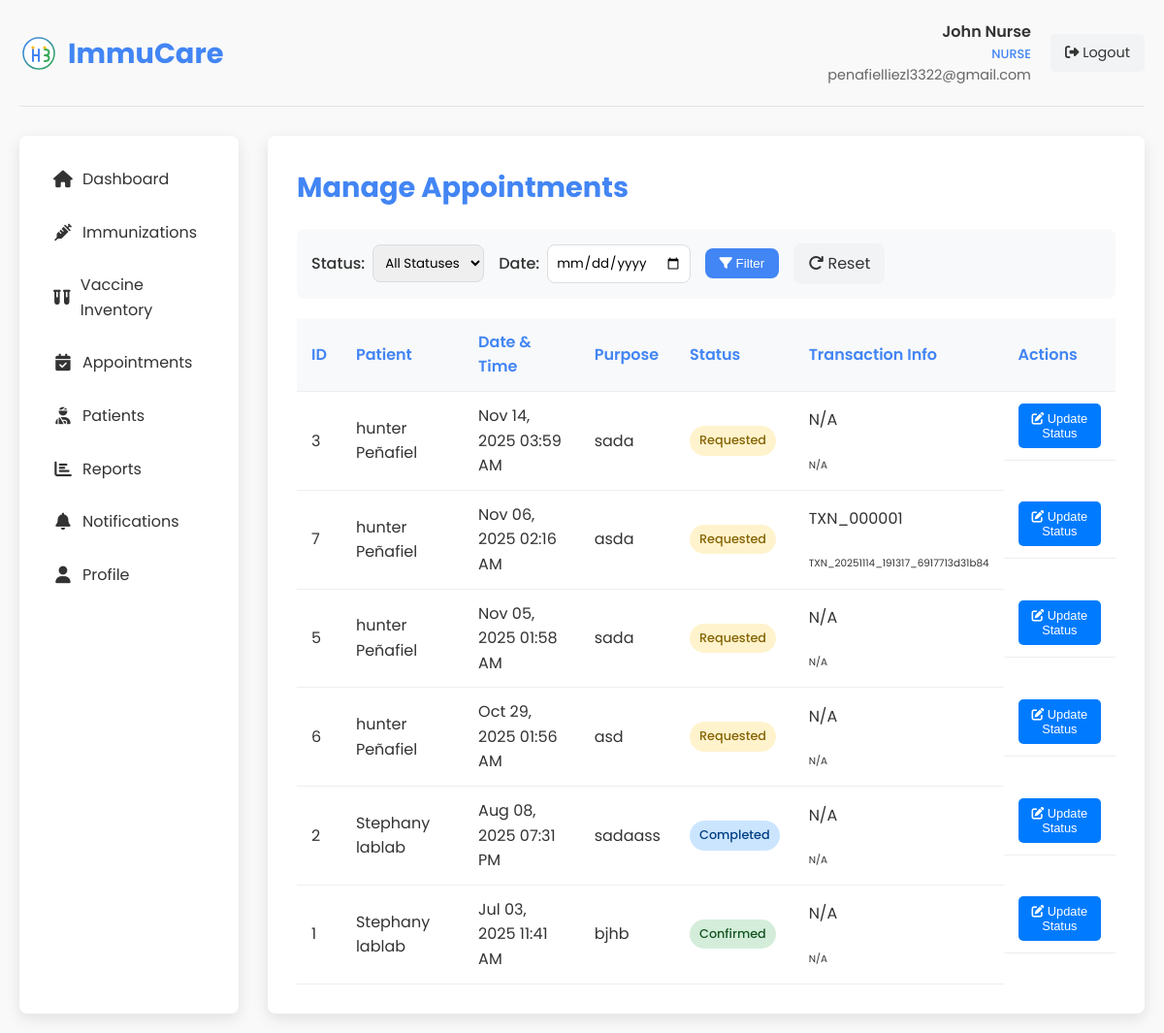
/nurse_appointments.php (signed in), run on an earlier commit of the app's database.
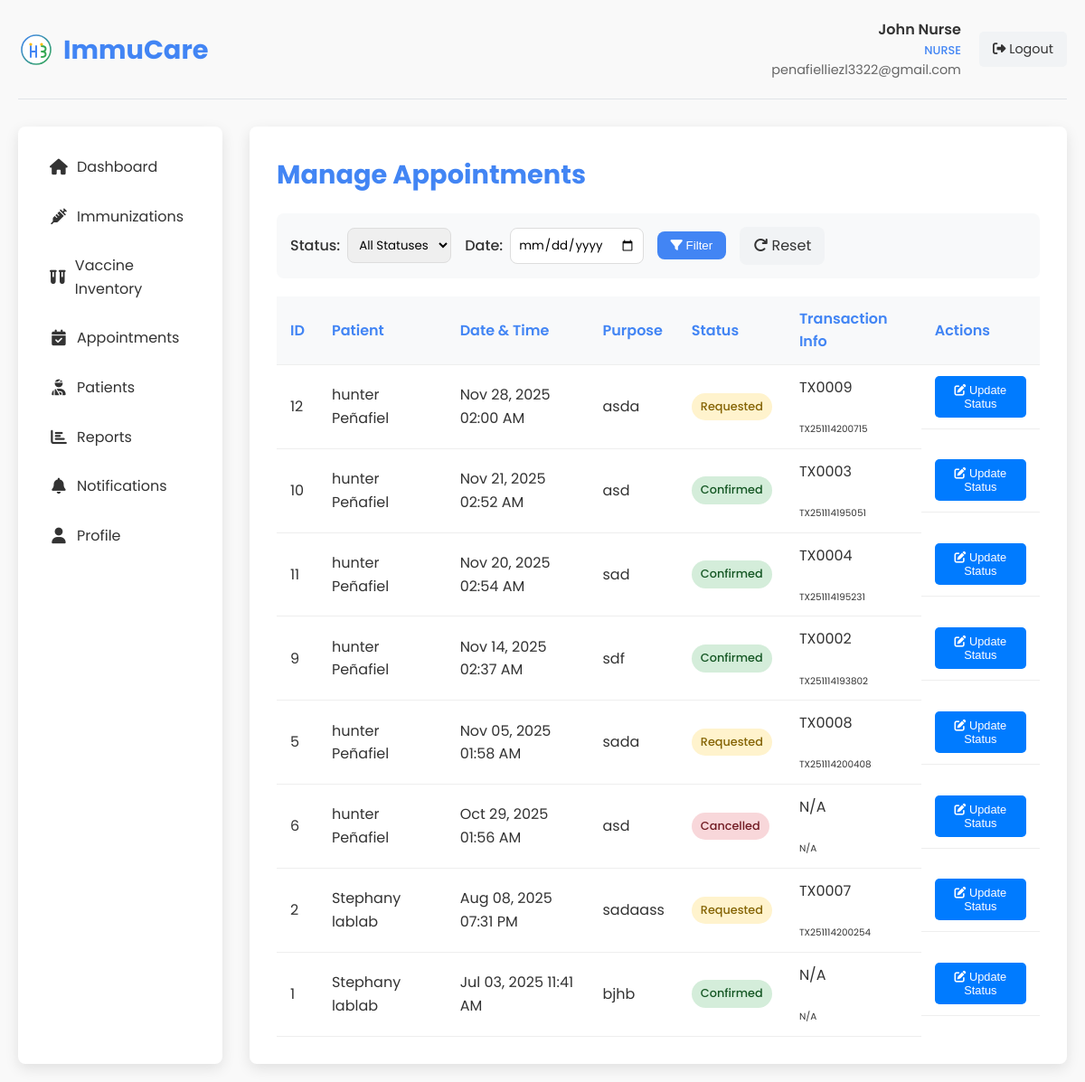
And on a later commit of the database.
### tables this page shows
CREATE TABLE `appointments` (
  `id` int(11) NOT NULL,
  `patient_id` int(11) NOT NULL,
  `staff_id` int(11) DEFAULT NULL,
  `appointment_date` datetime NOT NULL,
  `vaccine_id` int(11) DEFAULT NULL,
  `purpose` varchar(255) NOT NULL,
  `location` varchar(255) DEFAULT 'Main Clinic',
  `status` enum('requested','confirmed','completed','cancelled','no_show') DEFAULT 'requested',
  `notes` text DEFAULT NULL,
  `transaction_id` varchar(100) DEFAULT NULL,
  `transaction_number` varchar(50) DEFAULT NULL,
  `created_at` datetime NOT NULL,
  `updated_at` timestamp NOT NULL DEFAULT current_timestamp() ON UPDATE current_timestamp()
);

CREATE TABLE `patients` (
  `id` int(11) NOT NULL,
  `user_id` int(11) DEFAULT NULL,
  `first_name` varchar(50) NOT NULL,
  `middle_name` varchar(50) DEFAULT NULL,
  `last_name` varchar(50) NOT NULL,
  `date_of_birth` date NOT NULL,
  `gender` enum('male','female','other') NOT NULL,
  `blood_type` varchar(10) DEFAULT NULL COMMENT 'Patient blood type (A+, A-, B+, B-, AB+, AB-, O+, O-)',
  `purok` text NOT NULL,
  `city` varchar(100) NOT NULL,
  `province` varchar(100) NOT NULL,
  `postal_code` varchar(20) DEFAULT NULL,
  `phone_number` varchar(20) DEFAULT NULL,
  `email` varchar(255) DEFAULT NULL,
  `medical_history` text DEFAULT NULL,
  `allergies` text DEFAULT NULL,
  `diagnosis` text DEFAULT NULL COMMENT 'Patient diagnosis information',
  `created_at` datetime NOT NULL,
  `updated_at` timestamp NOT NULL DEFAULT current_timestamp() ON UPDATE current_timestamp()
);

### transaction_helper.php (called while the page is built, shortened)
<?php
class TransactionHelper {
    public static function formatTransactionId($transaction_id) {
        if (empty($transaction_id)) {
            return 'N/A';
        }
        return $transaction_id;
    }
    public static function formatTransactionNumber($transaction_number) {
        if (empty($transaction_number)) {
            return 'N/A';
        }
        return $transaction_number;
    }
}
?>

### nurse_appointments.php (the view, shortened to what the changed rows need)
<?php
require_once 'transaction_helper.php';
$conn = new mysqli(DB_HOST, DB_USER, DB_PASS, DB_NAME);
$search_condition = '';
$date_condition = '';
$status_condition = '';
$page = isset($_GET['page']) ? (int)$_GET['page'] : 1;
$records_per_page = 10;
$offset = ($page - 1) * $records_per_page;
$base_query = "FROM appointments a
               JOIN patients p ON a.patient_id = p.id
               LEFT JOIN vaccines v ON a.vaccine_id = v.id
               WHERE 1=1";
$query = "SELECT a.*, p.first_name, p.last_name, v.name as vaccine_name,
          a.transaction_id, a.transaction_number
          $base_query $search_condition $date_condition $status_condition
          ORDER BY a.appointment_date DESC
          LIMIT ?, ?";
$stmt = $conn->prepare($query);
$stmt->bind_param("ii", $offset, $records_per_page);
$stmt->execute();
$appointments = $stmt->get_result();
?>
<!DOCTYPE html>
<html lang="en">
<head>
    <link rel="stylesheet" href="styles.css">
    <link rel="stylesheet" href="https://cdnjs.cloudflare.com/ajax/libs/font-awesome/6.4.0/css/all.min.css">
</head>
<body>
    <div class="dashboard-container">
        <div class="dashboard-header">
            <div class="dashboard-logo">
                <h1>ImmuCare</h1>
            </div>
        </div>
        <div class="dashboard-content">
            <div class="main-content">
                <h2 class="page-title">Manage Appointments</h2>
                <div class="appointments-list">
                    <table class="appointments-table">
                        <thead>
                            <tr>
                                <th>ID</th>
                                <th>Patient</th>
                                <th>Date & Time</th>
                                <th>Purpose</th>
                                <th>Status</th>
                                <th>Transaction Info</th>
                                <th>Actions</th>
                            </tr>
                        </thead>
                        <tbody>
                            <?php if ($appointments && $appointments->num_rows > 0): ?>
                                <?php while ($appointment = $appointments->fetch_assoc()): ?>
                                    <tr>
                                        <td><?php echo $appointment['id']; ?></td>
                                        <td><?php echo htmlspecialchars($appointment['first_name'] . ' ' . $appointment['last_name']); ?></td>
                                        <td><?php echo date('M d, Y h:i A', strtotime($appointment['appointment_date'])); ?></td>
                                        <td><?php echo htmlspecialchars($appointment['purpose']); ?></td>
                                        <td>
                                            <span class="appointment-status status-<?php echo $appointment['status']; ?>">
                                                <?php echo $appointment['status'] == 'no_show' ? 'No Show' : ucfirst($appointment['status']); ?>
                                            </span>
                                        </td>
                                        <td class="transaction-info">
                                            <div class="small">
                                                <div class="badge bg-primary mb-1"><?php echo TransactionHelper::formatTransactionNumber($appointment['transaction_number']); ?></div><br>
                                                <div class="text-muted" style="font-size: 0.65rem;"><?php echo TransactionHelper::formatTransactionId($appointment['transaction_id']); ?></div>
                                            </div>
                                        </td>
                                        <td class="action-buttons">
                                            <button type="button" class="btn-edit" onclick="openStatusModal(<?php echo $appointment['id']; ?>, '<?php echo $appointment['status']; ?>', '<?php echo htmlspecialchars($appointment['notes'] ?? '', ENT_QUOTES); ?>')">
                                                <i class="fas fa-edit"></i> Update Status
                                            </button>
                                        </td>
                                    </tr>
                                <?php endwhile; ?>
                            <?php else: ?>
                                <tr>
                                    <td colspan="7" style="text-align: center;">No appointments found.</td>
                                </tr>
                            <?php endif; ?>
                        </tbody>
                    </table>
                </div>
            </div>
        </div>
    </div>
</body>
</html>

What changed in the data, as far as the page shows it:
removed appointments: id "3", patient.last_name "hunter Peñafiel", appointment_date "Nov 14, 2025 03:59 AM", purpose "sada", status "Requested", transaction_number "N/A", transaction "N/A"
removed appointments: id "7", patient.last_name "hunter Peñafiel", appointment_date "Nov 06, 2025 02:16 AM", purpose "asda", status "Requested", transaction_number "TXN_000001", transaction "TXN_20251114_191317_6917713d31b84"
added appointments: id "12", patient.last_name "hunter Peñafiel", appointment_date "Nov 28, 2025 02:00 AM", purpose "asda", status "Requested", transaction_number "TX0009", transaction "TX251114200715"
added appointments: id "10", patient.last_name "hunter Peñafiel", appointment_date "Nov 21, 2025 02:52 AM", purpose "asd", status "Confirmed", transaction_number "TX0003", transaction "TX251114195051"
added appointments: id "11", patient.last_name "hunter Peñafiel", appointment_date "Nov 20, 2025 02:54 AM", purpose "sad", status "Confirmed", transaction_number "TX0004", transaction "TX251114195231"
added appointments: id "9", patient.last_name "hunter Peñafiel", appointment_date "Nov 14, 2025 02:37 AM", purpose "sdf", status "Confirmed", transaction_number "TX0002", transaction "TX251114193802"
changed appointments "Nov 05, 2025 01:58 AM": transaction_number "N/A" → "TX0008"; transaction "N/A" → "TX251114200408"
changed appointments id 6: status "Requested" → "Cancelled"
changed appointments "Aug 08, 2025 07:31 PM": status "Completed" → "Requested"; transaction_number "N/A" → "TX0007"; transaction "N/A" → "TX251114200254"
